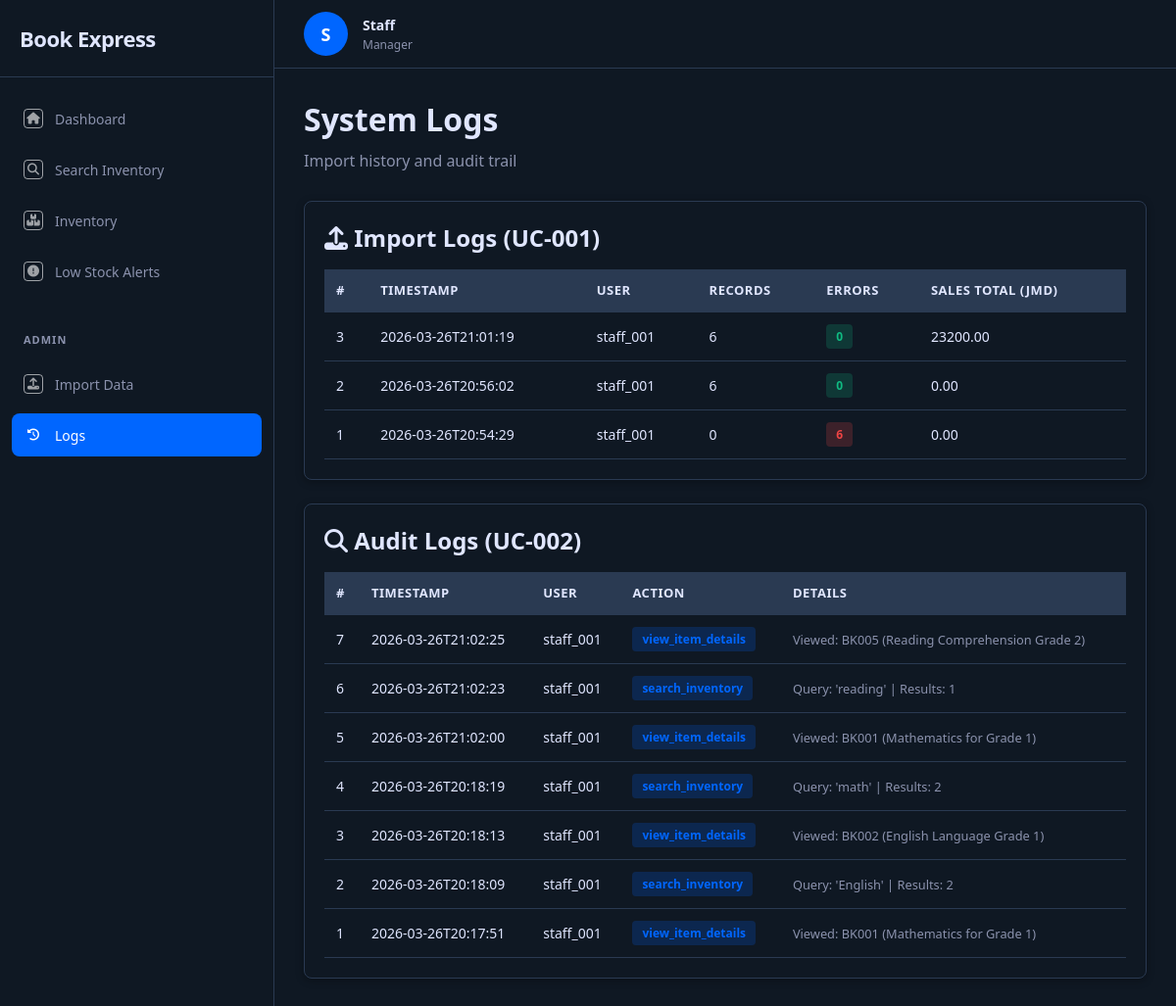
Page /logs on the earlier database version.
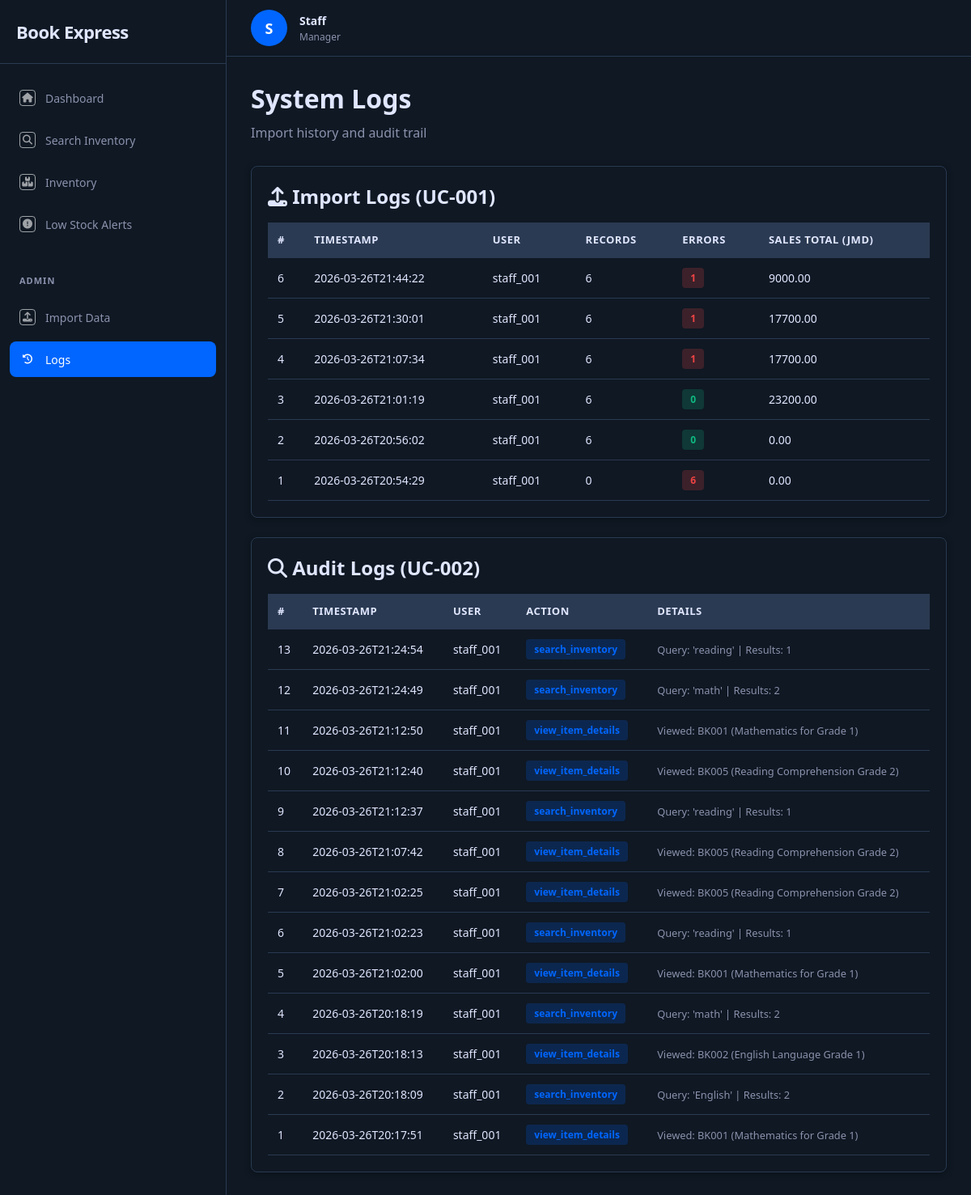
Same page on the later database version.
### tables this page shows
CREATE TABLE import_log (
            log_id INTEGER PRIMARY KEY AUTOINCREMENT,
            timestamp TEXT NOT NULL,
            filename TEXT NOT NULL,
            user_id TEXT NOT NULL,
            total_sales_amount REAL DEFAULT 0.0,
            records_processed INTEGER DEFAULT 0,
            error_count INTEGER DEFAULT 0
        );

CREATE TABLE audit_log (
            log_id INTEGER PRIMARY KEY AUTOINCREMENT,
            timestamp TEXT NOT NULL,
            user_id TEXT NOT NULL,
            action TEXT NOT NULL,
            details TEXT
        );

### app.py (the view)
@app.route("/logs")
def logs():
    import_logs = ImportLog.get_recent(20)
    audit_logs = AuditLog.get_recent(20)
    return render_template("logs.html",
                           import_logs=import_logs,
                           audit_logs=audit_logs)

### database.py (called while the page is built)
def get_connection():
    conn = sqlite3.connect(DB_PATH)
    conn.row_factory = sqlite3.Row
    conn.execute("PRAGMA foreign_keys = ON")
    return conn

### entities/AuditLog.py (called while the page is built)
    @staticmethod
    def get_recent(limit: int = 20):
        conn = get_connection()
        rows = conn.execute("SELECT * FROM audit_log ORDER BY timestamp DESC LIMIT ?", (limit,)).fetchall()
        conn.close()
        return [AuditLog(
            log_id=r["log_id"], timestamp=r["timestamp"],
            user_id=r["user_id"], action=r["action"], details=r["details"]
        ) for r in rows]

### entities/ImportLog.py (called while the page is built)
    @staticmethod
    def get_recent(limit: int = 10):
        conn = get_connection()
        rows = conn.execute("SELECT * FROM import_log ORDER BY timestamp DESC LIMIT ?", (limit,)).fetchall()
        conn.close()
        return [ImportLog(
            log_id=r["log_id"], timestamp=r["timestamp"], filename=r["filename"],
            user_id=r["user_id"], total_sales_amount=r["total_sales_amount"],
            records_processed=r["records_processed"], error_count=r["error_count"]
        ) for r in rows]

### templates/logs.html (shortened to what this page needs)
{% extends "base.html" %}
{% set active_page = 'logs' %}
{% block content %}
<div class="section-header">
    <h1>System Logs</h1>
    <p>Import history and audit trail</p>
</div>
<div class="catalogue-container" style="margin-bottom:1.5rem">
    <h2 style="margin-bottom:16px"><i class="fas fa-upload"></i> Import Logs (UC-001)</h2>
    {% if import_logs %}
    <div class="catalogue-table-wrapper">
        <table class="catalogue-table">
            <thead><tr><th>#</th><th>Timestamp</th><th>User</th><th>Records</th><th>Errors</th><th>Sales Total (JMD)</th></tr></thead>
            <tbody>
                {% for log in import_logs %}
                <tr>
                    <td>{{ log.log_id }}</td><td>{{ log.timestamp[:19] }}</td><td>{{ log.user_id }}</td>
                    <td>{{ log.records_processed }}</td>
                    <td>{% if log.error_count > 0 %}<span class="badge badge-red">{{ log.error_count }}</span>{% else %}<span class="badge badge-green">0</span>{% endif %}</td>
                    <td>{{ "%.2f"|format(log.total_sales_amount) }}</td>
                </tr>
                {% endfor %}
            </tbody>
        </table>
    </div>
    {% else %}
    <p style="color:var(--text-secondary);text-align:center;padding:2rem"><i class="fas fa-inbox"></i> No imports performed yet.</p>
    {% endif %}
</div>
<div class="catalogue-container">
    <h2 style="margin-bottom:16px"><i class="fas fa-search"></i> Audit Logs (UC-002)</h2>
    {% if audit_logs %}
    <div class="catalogue-table-wrapper">
        <table class="catalogue-table">
            <thead><tr><th>#</th><th>Timestamp</th><th>User</th><th>Action</th><th>Details</th></tr></thead>
            <tbody>
                {% for log in audit_logs %}
                <tr>
                    <td>{{ log.log_id }}</td><td>{{ log.timestamp[:19] }}</td><td>{{ log.user_id }}</td>
                    <td><span class="badge badge-blue">{{ log.action }}</span></td>
                    <td style="font-size:.8rem;color:var(--text-secondary)">{{ log.details }}</td>
                </tr>
                {% endfor %}
            </tbody>
        </table>
    </div>
    {% else %}
    <p style="color:var(--text-secondary);text-align:center;padding:2rem"><i class="fas fa-inbox"></i> No audit entries yet.</p>
    {% endif %}
</div>
{% endblock %}

### templates/base.html (shortened to what this page needs)
<!DOCTYPE html>
<html lang="en">
<head>
    <link rel="stylesheet" href="https://cdnjs.cloudflare.com/ajax/libs/font-awesome/6.4.0/css/all.min.css">
    <link rel="stylesheet" href="{{ url_for('static', filename='css/dashboard.css') }}">
</head>
<body>
    <div class="dashboard-container">
        <aside class="sidebar">
            <div class="sidebar-header">
                <h2 class="logo">Book Express</h2>
            </div>
            <nav class="sidebar-menu">
                <div class="menu-section">
                    <ul>
                        <li><a href="/" class="menu-item {% if active_page == 'dashboard' %}active{% endif %}"><span class="icon"><i class="fas fa-home"></i></span> Dashboard</a></li>
                        <li><a href="/search" class="menu-item {% if active_page == 'search' %}active{% endif %}"><span class="icon"><i class="fas fa-search"></i></span> Search Inventory</a></li>
                        <li><a href="/inventory" class="menu-item {% if active_page == 'inventory' %}active{% endif %}"><span class="icon"><i class="fas fa-boxes"></i></span> Inventory</a></li>
                        <li><a href="/alerts" class="menu-item {% if active_page == 'alerts' %}active{% endif %}"><span class="icon"><i class="fas fa-exclamation-circle"></i></span> Low Stock Alerts</a></li>
                    </ul>
                </div>
                <div class="menu-section">
                    <h3 class="menu-title">ADMIN</h3>
                    <ul>
                        <li><a href="/import" class="menu-item {% if active_page == 'import' %}active{% endif %}"><span class="icon"><i class="fas fa-upload"></i></span> Import Data</a></li>
                        <li><a href="/logs" class="menu-item {% if active_page == 'logs' %}active{% endif %}"><span class="icon"><i class="fas fa-history"></i></span> Logs</a></li>
                    </ul>
                </div>
            </nav>
        </aside>
        <main class="main-content">
            <div class="topbar">
                <div class="topbar-right">
                    <div class="user-profile">
                        <div class="user-avatar">S</div>
                        <div class="user-info">
                            <p class="user-name">Staff</p>
                            <p class="user-role">Manager</p>
                        </div>
                    </div>
                </div>
            </div>
            <section class="content-section active">
                {% block content %}{% endblock %}
            </section>
        </main>
    </div>
</body>
</html>

### static/css/dashboard.css (style rules this page uses)
* { margin:0;padding:0;box-sizing:border-box }
:root { --primary-color:#0066ff;--dark-bg:#0f1823;--sidebar-bg:#0f1823;--card-bg:#0f1823;--border-color:#2a3a52;--text-primary:#e0e6ff;--text-secondary:#8b92ad;--success-color:#10b981;--warning-color:#f59e0b;--danger-color:#ef4444;--icon-color:rgba(255,255,255,0.6) }
body { font-family:'Segoe UI',Tahoma,Geneva,Verdana,sans-serif;background-color:var(--dark-bg);color:var(--text-primary);overflow:hidden }
.dashboard-container { display:flex;height:100vh }
.sidebar { width:280px;background-color:var(--sidebar-bg);border-right:1px solid var(--border-color);display:flex;flex-direction:column;overflow-y:auto;flex-shrink:0 }
.sidebar-header { padding:24px 20px;border-bottom:1px solid var(--border-color) }
.logo { font-size:22px;font-weight:700;color:var(--text-primary);letter-spacing:-.5px }
.sidebar-menu { flex:1;display:flex;flex-direction:column;padding:20px 0 }
.menu-section { padding:0 12px;margin-bottom:20px }
.menu-section ul { list-style:none }
.menu-section li { margin-bottom:8px }
.menu-title { font-size:11px;font-weight:600;color:var(--text-secondary);text-transform:uppercase;letter-spacing:1px;padding:12px 12px 8px;margin-bottom:8px }
.menu-item { display:flex;align-items:center;padding:12px;border-radius:8px;color:var(--text-secondary);text-decoration:none;transition:all .3s ease;cursor:pointer;font-size:14px }
.menu-item.active { background-color:var(--primary-color);color:#fff }
.menu-item .icon { margin-right:12px;font-size:12px;width:20px;height:20px;display:flex;align-items:center;justify-content:center;border:1.5px solid var(--icon-color);border-radius:4px;transition:all .3s ease;color:var(--icon-color) }
.menu-item .icon i { font-size:12px;color:inherit }
.menu-item.active .icon { background-color:var(--primary-color);border-color:var(--primary-color);color:#fff }
.main-content { flex:1;display:flex;flex-direction:column;background-color:var(--dark-bg);overflow-y:auto }
.topbar { height:70px;background-color:var(--sidebar-bg);border-bottom:1px solid var(--border-color);display:flex;align-items:center;justify-content:space-between;padding:0 30px }
.topbar-right { display:flex;align-items:center }
.user-profile { display:flex;align-items:center;gap:15px }
.user-avatar { width:45px;height:45px;border-radius:50%;background-color:var(--primary-color);display:flex;align-items:center;justify-content:center;font-weight:600;font-size:18px;color:#fff }
.user-info { display:flex;flex-direction:column;justify-content:center }
.user-name { font-size:14px;font-weight:600;color:var(--text-primary);margin:0 }
.user-role { font-size:12px;color:var(--text-secondary);margin:2px 0 0 }
.content-section { display:none;padding:30px;flex:1;overflow-y:auto }
.content-section.active { display:block }
.section-header { margin-bottom:30px }
.section-header h1 { font-size:32px;font-weight:700;margin-bottom:10px }
.section-header p,.subtitle { font-size:16px;color:var(--text-secondary) }
.data-table,.catalogue-table,.alerts-table,.inventory-table { width:100%;border-collapse:collapse;font-size:14px }
.data-table thead,.catalogue-table thead,.alerts-table thead,.inventory-table thead { background-color:var(--border-color);border-bottom:2px solid var(--border-color) }
.data-table th,.catalogue-table th,.alerts-table th,.inventory-table th { padding:12px;text-align:left;font-weight:600;color:var(--text-primary);font-size:13px;text-transform:uppercase;letter-spacing:.5px }
.data-table td,.catalogue-table td,.alerts-table td,.inventory-table td { padding:12px;border-bottom:1px solid var(--border-color);color:var(--text-primary) }
.badge { display:inline-block;padding:4px 10px;border-radius:4px;font-size:12px;font-weight:600 }
.badge-green { background-color:rgba(16,185,129,.2);color:var(--success-color) }
.badge-red { background-color:rgba(239,68,68,.2);color:var(--danger-color) }
.badge-blue { background-color:rgba(0,102,255,.2);color:var(--primary-color) }
.catalogue-container,.alerts-container,.inventory-container { background:var(--card-bg);border-radius:8px;box-shadow:0 2px 8px rgba(0,0,0,.3);padding:20px;color:var(--text-primary);border:1px solid var(--border-color) }
.catalogue-table-wrapper,.alerts-table-wrapper,.inventory-table-wrapper { overflow-x:auto }

Differences in the rows shown:
added import_log: log_id "6", timestamp "2026-03-26T21:44:22", user_id "staff_001", records_processed "6", error_count "1", total_sales_amount "9000.00"
added import_log: log_id "5", timestamp "2026-03-26T21:30:01", user_id "staff_001", records_processed "6", error_count "1", total_sales_amount "17700.00"
added import_log: log_id "4", timestamp "2026-03-26T21:07:34", user_id "staff_001", records_processed "6", error_count "1", total_sales_amount "17700.00"
added audit_log: log_id "13", timestamp "2026-03-26T21:24:54", user_id "staff_001", action "search_inventory", details "Query: 'reading' | Results: 1"
added audit_log: log_id "12", timestamp "2026-03-26T21:24:49", user_id "staff_001", action "search_inventory", details "Query: 'math' | Results: 2"
added audit_log: log_id "11", timestamp "2026-03-26T21:12:50", user_id "staff_001", action "view_item_details", details "Viewed: BK001 (Mathematics for Grade 1)"
added audit_log: log_id "10", timestamp "2026-03-26T21:12:40", user_id "staff_001", action "view_item_details", details "Viewed: BK005 (Reading Comprehension Grade 2)"
added audit_log: log_id "9", timestamp "2026-03-26T21:12:37", user_id "staff_001", action "search_inventory", details "Query: 'reading' | Results: 1"
added audit_log: log_id "8", timestamp "2026-03-26T21:07:42", user_id "staff_001", action "view_item_details", details "Viewed: BK005 (Reading Comprehension Grade 2)"
